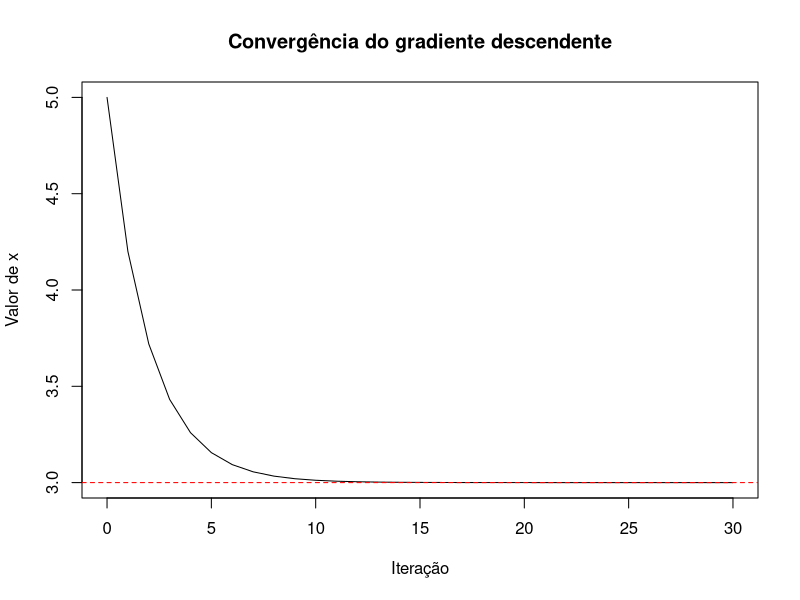

Source code (R):
## ---- chunk 1
# Função objetivo
f <- function(x) {
  (x - 3)^2 + 2
}

# Gradiente, ou primeira derivada
grad_f <- function(x) {
  2 * (x - 3)
}

## ---- chunk 2
# Configuração do experimento
n_iter <- 100
x0 <- 5
eta <- 0.2
tol <- 1e-6

# Pré-alocação do vetor de trajetória
x <- numeric(n_iter + 1)
x[1] <- x0

convergiu <- FALSE

# Algoritmo de gradiente descendente
for (k in seq_len(n_iter)) {

  x[k + 1] <- x[k] - eta * grad_f(x[k])

  # Critério de parada
  if (abs(grad_f(x[k + 1])) < tol) {
    convergiu <- TRUE
    break
  }
}

# Manter apenas as iterações realizadas
x <- x[seq_len(k + 1)]
n_realizadas <- length(x) - 1

# Diagnóstico
convergiu
n_realizadas
head(x)
tail(x)

# Avaliação da função objetivo
f(x[1])
f(tail(x, 1))

# Gradiente no último ponto
abs(grad_f(tail(x, 1)))

# Gráfico de convergência
plot(
  0:n_realizadas,
  x,
  type = "l",
  xlab = "Iteração",
  ylab = "Valor de x",
  main = "Convergência do gradiente descendente"
)

abline(h = 3, col = "red", lty = 2)
## ---- chunk 3
taxas <- c(0.2, 0.8, 1, 1.1)

resultados <- data.frame(
  eta = taxas,
  convergiu = FALSE,
  iteracoes = integer(length(taxas)),
  x_final = numeric(length(taxas)),
  f_final = numeric(length(taxas))
)

for (j in seq_along(taxas)) {

  eta_teste <- taxas[j]
  x_teste <- numeric(n_iter + 1)
  x_teste[1] <- 5

  convergiu_teste <- FALSE
  n_teste <- n_iter

  for (k in seq_len(n_iter)) {
    x_teste[k + 1] <- x_teste[k] -
      eta_teste * grad_f(x_teste[k])

    if (abs(grad_f(x_teste[k + 1])) < tol) {
      convergiu_teste <- TRUE
      n_teste <- k
      break
    }
  }

  resultados$convergiu[j] <- convergiu_teste
  resultados$iteracoes[j] <- n_teste
  resultados$x_final[j] <- x_teste[n_teste + 1]
  resultados$f_final[j] <- f(x_teste[n_teste + 1])
}

resultados
